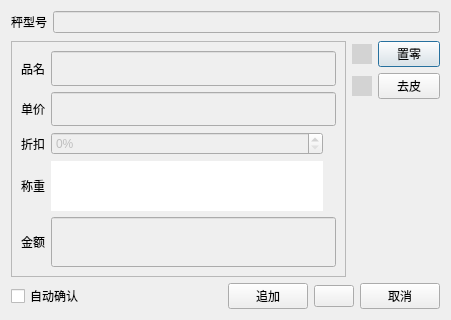
<?xml version="1.0" encoding="UTF-8"?>
<ui version="4.0">
 <class>take_weight</class>
 <widget class="QDialog" name="take_weight">
  <property name="geometry">
   <rect>
    <x>0</x>
    <y>0</y>
    <width>451</width>
    <height>320</height>
   </rect>
  </property>
  <property name="windowTitle">
   <string>Dialog</string>
  </property>
  <layout class="QVBoxLayout" name="verticalLayout">
   <item>
    <layout class="QGridLayout" name="gridLayout_2">
     <property name="verticalSpacing">
      <number>0</number>
     </property>
     <item row="0" column="0">
      <widget class="QLabel" name="label_4">
       <property name="sizePolicy">
        <sizepolicy hsizetype="Fixed" vsizetype="Fixed">
         <horstretch>0</horstretch>
         <verstretch>0</verstretch>
        </sizepolicy>
       </property>
       <property name="minimumSize">
        <size>
         <width>0</width>
         <height>0</height>
        </size>
       </property>
       <property name="text">
        <string>秤型号</string>
       </property>
      </widget>
     </item>
     <item row="0" column="1">
      <widget class="QLineEdit" name="lineEdit_type">
       <property name="enabled">
        <bool>false</bool>
       </property>
       <property name="sizePolicy">
        <sizepolicy hsizetype="Expanding" vsizetype="Minimum">
         <horstretch>0</horstretch>
         <verstretch>0</verstretch>
        </sizepolicy>
       </property>
       <property name="minimumSize">
        <size>
         <width>0</width>
         <height>0</height>
        </size>
       </property>
      </widget>
     </item>
     <item row="1" column="0" colspan="2">
      <widget class="QLabel" name="label_6">
       <property name="minimumSize">
        <size>
         <width>0</width>
         <height>2</height>
        </size>
       </property>
       <property name="maximumSize">
        <size>
         <width>16777215</width>
         <height>2</height>
        </size>
       </property>
       <property name="text">
        <string/>
       </property>
       <property name="outer_stylesheet" stdset="0">
        <string>label_div</string>
       </property>
      </widget>
     </item>
    </layout>
   </item>
   <item>
    <layout class="QHBoxLayout" name="horizontalLayout">
     <item>
      <widget class="QFrame" name="frame">
       <property name="styleSheet">
        <string notr="true"/>
       </property>
       <property name="frameShape">
        <enum>QFrame::StyledPanel</enum>
       </property>
       <property name="frameShadow">
        <enum>QFrame::Raised</enum>
       </property>
       <property name="outer_stylesheet" stdset="0">
        <string>frame_detail_show</string>
       </property>
       <layout class="QGridLayout" name="gridLayout">
        <item row="0" column="0">
         <widget class="QLabel" name="label">
          <property name="text">
           <string>品名</string>
          </property>
         </widget>
        </item>
        <item row="2" column="0">
         <widget class="QLabel" name="label_int_discount">
          <property name="text">
           <string>折扣</string>
          </property>
         </widget>
        </item>
        <item row="4" column="0">
         <widget class="QLabel" name="label_5">
          <property name="sizePolicy">
           <sizepolicy hsizetype="Fixed" vsizetype="Fixed">
            <horstretch>0</horstretch>
            <verstretch>0</verstretch>
           </sizepolicy>
          </property>
          <property name="minimumSize">
           <size>
            <width>0</width>
            <height>0</height>
           </size>
          </property>
          <property name="text">
           <string>称重</string>
          </property>
         </widget>
        </item>
        <item row="4" column="1">
         <widget class="lds_lineedit" name="lineEdit_getweight">
          <property name="enabled">
           <bool>true</bool>
          </property>
          <property name="sizePolicy">
           <sizepolicy hsizetype="Expanding" vsizetype="Minimum">
            <horstretch>0</horstretch>
            <verstretch>0</verstretch>
           </sizepolicy>
          </property>
          <property name="styleSheet">
           <string notr="true">font:bold 15pt;
color:#ff650b;
border:0px;
min-height:50px;</string>
          </property>
         </widget>
        </item>
        <item row="4" column="2">
         <widget class="QLabel" name="label_unit">
          <property name="text">
           <string/>
          </property>
         </widget>
        </item>
        <item row="7" column="0">
         <widget class="QLabel" name="label_3">
          <property name="text">
           <string>金额</string>
          </property>
         </widget>
        </item>
        <item row="0" column="1" colspan="2">
         <widget class="QLineEdit" name="lineEdit_dishname">
          <property name="enabled">
           <bool>false</bool>
          </property>
          <property name="sizePolicy">
           <sizepolicy hsizetype="Expanding" vsizetype="Minimum">
            <horstretch>0</horstretch>
            <verstretch>0</verstretch>
           </sizepolicy>
          </property>
          <property name="minimumSize">
           <size>
            <width>0</width>
            <height>0</height>
           </size>
          </property>
         </widget>
        </item>
        <item row="1" column="0">
         <widget class="QLabel" name="label_2">
          <property name="text">
           <string>单价</string>
          </property>
         </widget>
        </item>
        <item row="7" column="1" colspan="2">
         <widget class="lds_doublespinbox_lineedit" name="lineEdit_dishtotal">
          <property name="enabled">
           <bool>false</bool>
          </property>
          <property name="sizePolicy">
           <sizepolicy hsizetype="Expanding" vsizetype="Minimum">
            <horstretch>0</horstretch>
            <verstretch>0</verstretch>
           </sizepolicy>
          </property>
          <property name="minimumSize">
           <size>
            <width>0</width>
            <height>50</height>
           </size>
          </property>
          <property name="styleSheet">
           <string notr="true">font:bold 20pt;
</string>
          </property>
         </widget>
        </item>
        <item row="1" column="1" colspan="2">
         <widget class="lds_doublespinbox_lineedit" name="lineEdit_dishprice">
          <property name="enabled">
           <bool>false</bool>
          </property>
          <property name="sizePolicy">
           <sizepolicy hsizetype="Expanding" vsizetype="Minimum">
            <horstretch>0</horstretch>
            <verstretch>0</verstretch>
           </sizepolicy>
          </property>
          <property name="minimumSize">
           <size>
            <width>0</width>
            <height>0</height>
           </size>
          </property>
         </widget>
        </item>
        <item row="2" column="1">
         <widget class="lds_spinbox" name="spinBox_int_discount">
          <property name="enabled">
           <bool>false</bool>
          </property>
          <property name="suffix">
           <string>%</string>
          </property>
         </widget>
        </item>
       </layout>
      </widget>
     </item>
     <item>
      <layout class="QGridLayout" name="gridLayout_3">
       <item row="0" column="0">
        <widget class="QLabel" name="label_zhiling">
         <property name="minimumSize">
          <size>
           <width>20</width>
           <height>20</height>
          </size>
         </property>
         <property name="maximumSize">
          <size>
           <width>20</width>
           <height>20</height>
          </size>
         </property>
         <property name="styleSheet">
          <string notr="true">background:lightgray;</string>
         </property>
         <property name="text">
          <string/>
         </property>
        </widget>
       </item>
       <item row="1" column="0">
        <widget class="QLabel" name="label_qupi">
         <property name="minimumSize">
          <size>
           <width>20</width>
           <height>20</height>
          </size>
         </property>
         <property name="maximumSize">
          <size>
           <width>20</width>
           <height>20</height>
          </size>
         </property>
         <property name="styleSheet">
          <string notr="true">background:lightgray;</string>
         </property>
         <property name="text">
          <string/>
         </property>
        </widget>
       </item>
       <item row="0" column="1">
        <widget class="QPushButton" name="pushButton_zhiling">
         <property name="styleSheet">
          <string notr="true">max-width:60px;</string>
         </property>
         <property name="text">
          <string>置零</string>
         </property>
        </widget>
       </item>
       <item row="2" column="1">
        <spacer name="verticalSpacer">
         <property name="orientation">
          <enum>Qt::Vertical</enum>
         </property>
         <property name="sizeHint" stdset="0">
          <size>
           <width>17</width>
           <height>40</height>
          </size>
         </property>
        </spacer>
       </item>
       <item row="1" column="1">
        <widget class="QPushButton" name="pushButton_qupi">
         <property name="styleSheet">
          <string notr="true">max-width:60px;</string>
         </property>
         <property name="text">
          <string>去皮</string>
         </property>
        </widget>
       </item>
      </layout>
     </item>
    </layout>
   </item>
   <item>
    <layout class="QHBoxLayout" name="horizontalLayout_2">
     <item>
      <widget class="QCheckBox" name="checkBox">
       <property name="text">
        <string>自动确认</string>
       </property>
      </widget>
     </item>
     <item>
      <spacer name="horizontalSpacer">
       <property name="orientation">
        <enum>Qt::Horizontal</enum>
       </property>
       <property name="sizeHint" stdset="0">
        <size>
         <width>40</width>
         <height>20</height>
        </size>
       </property>
      </spacer>
     </item>
     <item>
      <widget class="lds_toolbar_button" name="pushButton_app">
       <property name="text">
        <string>追加</string>
       </property>
       <property name="outer_stylesheet" stdset="0">
        <string>pushbutton</string>
       </property>
      </widget>
     </item>
     <item>
      <widget class="lds_toolbar_button" name="pushButton_ok">
       <property name="text">
        <string/>
       </property>
       <property name="outer_stylesheet" stdset="0">
        <string>pushbutton</string>
       </property>
      </widget>
     </item>
     <item>
      <widget class="lds_toolbar_button" name="pushButton_cancel">
       <property name="text">
        <string>取消</string>
       </property>
       <property name="outer_stylesheet" stdset="0">
        <string>pushbutton</string>
       </property>
      </widget>
     </item>
    </layout>
   </item>
  </layout>
 </widget>
 <customwidgets>
  <customwidget>
   <class>lds_toolbar_button</class>
   <extends>QPushButton</extends>
   <header>lds_toolbar_button.h</header>
  </customwidget>
  <customwidget>
   <class>lds_lineedit</class>
   <extends>QLineEdit</extends>
   <header>lds_lineedit.h</header>
  </customwidget>
  <customwidget>
   <class>lds_spinbox</class>
   <extends>QSpinBox</extends>
   <header>lds_spinbox.h</header>
  </customwidget>
  <customwidget>
   <class>lds_doublespinbox_lineedit</class>
   <extends>QLineEdit</extends>
   <header>lds_doublespinbox_lineedit.h</header>
  </customwidget>
 </customwidgets>
 <tabstops>
  <tabstop>lineEdit_getweight</tabstop>
  <tabstop>pushButton_ok</tabstop>
  <tabstop>pushButton_cancel</tabstop>
  <tabstop>pushButton_app</tabstop>
  <tabstop>pushButton_zhiling</tabstop>
  <tabstop>pushButton_qupi</tabstop>
  <tabstop>checkBox</tabstop>
  <tabstop>lineEdit_dishname</tabstop>
  <tabstop>lineEdit_dishtotal</tabstop>
  <tabstop>lineEdit_dishprice</tabstop>
  <tabstop>lineEdit_type</tabstop>
 </tabstops>
 <resources/>
 <connections/>
</ui>
